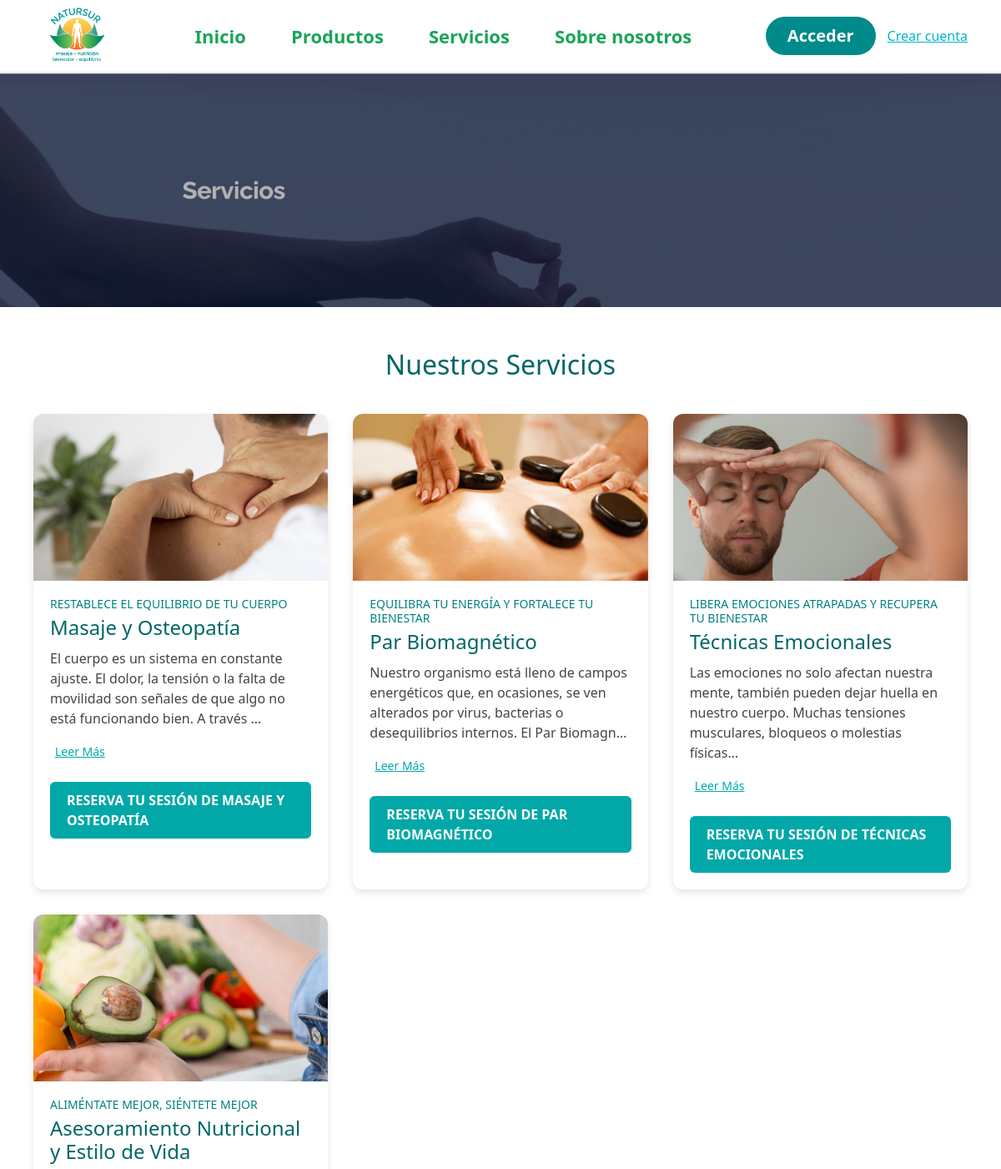
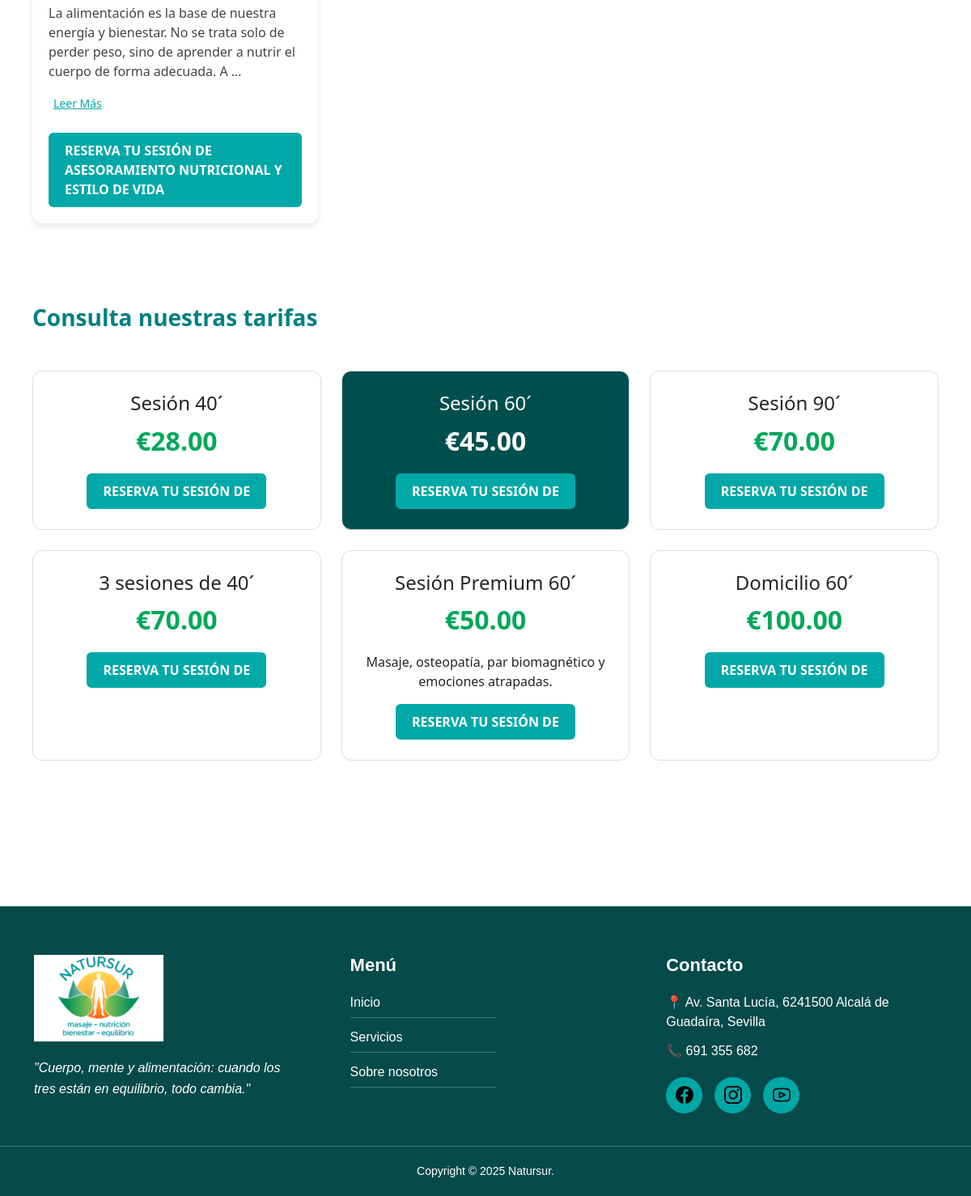
The app's page /servicios/ with its own data (2 pictures, top to bottom).
### main/models.py (models this page shows, shortened)
class Service(models.Model):
    title = models.CharField(max_length=255)
    subtitle = models.CharField(max_length=255)
    description = models.TextField()
    image = models.ImageField(upload_to='services/')
    imagen_der = models.BooleanField(default=True)

class Tarifa(models.Model):
    service = models.ForeignKey(Service, on_delete=models.CASCADE, related_name="tarifas")
    title = models.CharField(max_length=255)
    price = models.DecimalField(max_digits=10, decimal_places=2)
    description = models.TextField(blank=True)

### main/views.py (the view)
# urls.py: path("servicios/", views.servicios_list, name="servicios_list"),
def servicios_list(request):
    servicios = Service.objects.all()
    tarifas = Tarifa.objects.all()
    return render(request, "servicios/list.html", {
        "servicios": servicios,
        "tarifas": tarifas,
    })

### main/templates/servicios/list.html (shortened to what this page needs)
{% extends "base.html" %}
{% load static %}
{% block content %}
<section class="hero-servicios">
    <img src="{% static 'servicios.png' %}" class="hero-bg">
</section>
<section class="servicios-grid-section">
    <h2 class="servicios-title">Nuestros Servicios</h2>
    <div class="servicios-grid">
        {% for s in servicios %}
        <div class="servicio-card">
            <div class="servicio-image">
                {% if s.image %}
                <img src="{{ s.image.url }}" alt="{{ s.title }}">
                {% endif %}
            </div>
            <div class="servicio-content">
                <h4 class="servicio-subtitle">{{ s.subtitle }}</h4>
                <h3 class="servicio-title">{{ s.title }}</h3>
                <div class="servicio-description-container">
                    <p class="servicio-description">{{ s.description|truncatechars:150 }}</p>
                    {% if s.description|length > 150 %}
                    <button class="read-more-btn" onclick="toggleDescription(this)">Leer Más</button>
                    {% endif %}
                </div>
                <a href="/citas/crear/{{ s.id }}/1/" class="btn-reservar">RESERVA TU SESIÓN DE {{ s.title|upper }}</a>
            </div>
        </div>
        {% endfor %}
    </div>
</section>
<section class="tarifas-section">
    <h2 class="tarifas-title">Consulta nuestras tarifas</h2>
    <div class="tarifas-grid">
        {% for t in tarifas %}
        <div class="tarifa-card {% if forloop.counter == 2 %}tarifa-active{% endif %}">
            <h4 class="tarifa-name">{{ t.title }}</h4>
            <p class="tarifa-price">€{{ t.price }}</p>
            {% if t.description %}
            <p class="tarifa-desc">{{ t.description }}</p>
            {% endif %}
            <a href="/citas/crear/1/{{ s.tarifa_default.id }}/" class="btn-reservar">
                RESERVA TU SESIÓN DE {{ s.title|upper }}
            </a>
        </div>
        {% endfor %}
    </div>
</section>
{% endblock %}

### main/templates/servicios/list.html (style rules this page uses)
.hero-servicios { position: relative; width: 100%; height: 280px; overflow: hidden; }
.hero-servicios .hero-bg { width: 100%; height: 100%; object-fit: cover; filter: brightness(0.7); }
.servicios-grid-section { padding: 50px 0; }
.servicios-title { text-align: center; font-size: 32px; color: #006666; margin-bottom: 40px; }
.servicios-grid { display: grid; grid-template-columns: repeat(auto-fit, minmax(300px, 1fr)); gap: 30px; padding: 0 40px; }
.servicio-card { background: white; border-radius: 12px; box-shadow: 0 4px 8px rgba(0,0,0,0.1); overflow: hidden; transition: transform 0.3s ease, box-shadow 0.3s ease; }
.servicio-image img { width: 100%; height: 200px; object-fit: cover; }
.servicio-content { padding: 20px; }
.servicio-subtitle { font-size: 14px; text-transform: uppercase; color: #008080; margin-bottom: 5px; }
.servicio-title { font-size: 24px; color: #006666; margin-bottom: 10px; }
.servicio-description { color: #444; font-size: 16px; line-height: 1.5; margin-bottom: 15px; transition: max-height 0.3s ease, opacity 0.3s ease; }
.read-more-btn { background: none; border: none; color: #02A8A8; cursor: pointer; font-size: 14px; text-decoration: underline; margin-bottom: 10px; }
.btn-reservar { display: inline-block; background: #02A8A8; color: white; padding: 10px 20px; border-radius: 6px; text-decoration: none; font-weight: bold; }
.tarifas-section { padding: 50px 0 80px; }
.tarifas-title { text-align: left; margin-left: 40px; font-size: 28px; font-weight: bold; color: #008080; }
.tarifas-grid { display: grid; grid-template-columns: repeat(3, 1fr); gap: 25px; padding: 40px; }
.tarifa-card { background: white; border-radius: 12px; padding: 25px; text-align: center; border: 1px solid #ddd; }
.tarifa-active { background: #004f4f; color: white; }
.tarifa-price { font-size: 32px; font-weight: bold; color: #00A859; }
.tarifa-active .tarifa-price { color: white; }

### records on screen
Service: image (picture), subtitle "RESTABLECE EL EQUILIBRIO DE TU CUERPO", title "Masaje y Osteopatía", description "El cuerpo es un sistema en constante ajuste. El dolor, la tensión o la falta de movilidad son señales de que algo no está funcionando bien. A través …", title "MASAJE Y OSTEOPATÍA"
Service: image (picture), subtitle "EQUILIBRA TU ENERGÍA Y FORTALECE TU BIENESTAR", title "Par Biomagnético", description "Nuestro organismo está lleno de campos energéticos que, en ocasiones, se ven alterados por virus, bacterias o desequilibrios internos. El Par Biomagn…", title "PAR BIOMAGNÉTICO"
Service: image (picture), subtitle "LIBERA EMOCIONES ATRAPADAS Y RECUPERA TU BIENESTAR", title "Técnicas Emocionales", description "Las emociones no solo afectan nuestra mente, también pueden dejar huella en nuestro cuerpo. Muchas tensiones musculares, bloqueos o molestias físicas…", title "TÉCNICAS EMOCIONALES"
Service: image (picture), subtitle "ALIMÉNTATE MEJOR, SIÉNTETE MEJOR", title "Asesoramiento Nutricional y Estilo de Vida", description "La alimentación es la base de nuestra energía y bienestar. No se trata solo de perder peso, sino de aprender a nutrir el cuerpo de forma adecuada. A …", title "ASESORAMIENTO NUTRICIONAL Y ESTILO DE VIDA"
Tarifa: title "Sesión 40´", price "28.00"
Tarifa: title "Sesión 60´", price "45.00"
Tarifa: title "Sesión 90´", price "70.00"
Tarifa: title "3 sesiones de 40´", price "70.00"
Tarifa: title "Sesión Premium 60´", price "50.00", description "Masaje, osteopatía, par biomagnético y emociones atrapadas."
Tarifa: title "Domicilio 60´", price "100.00"
